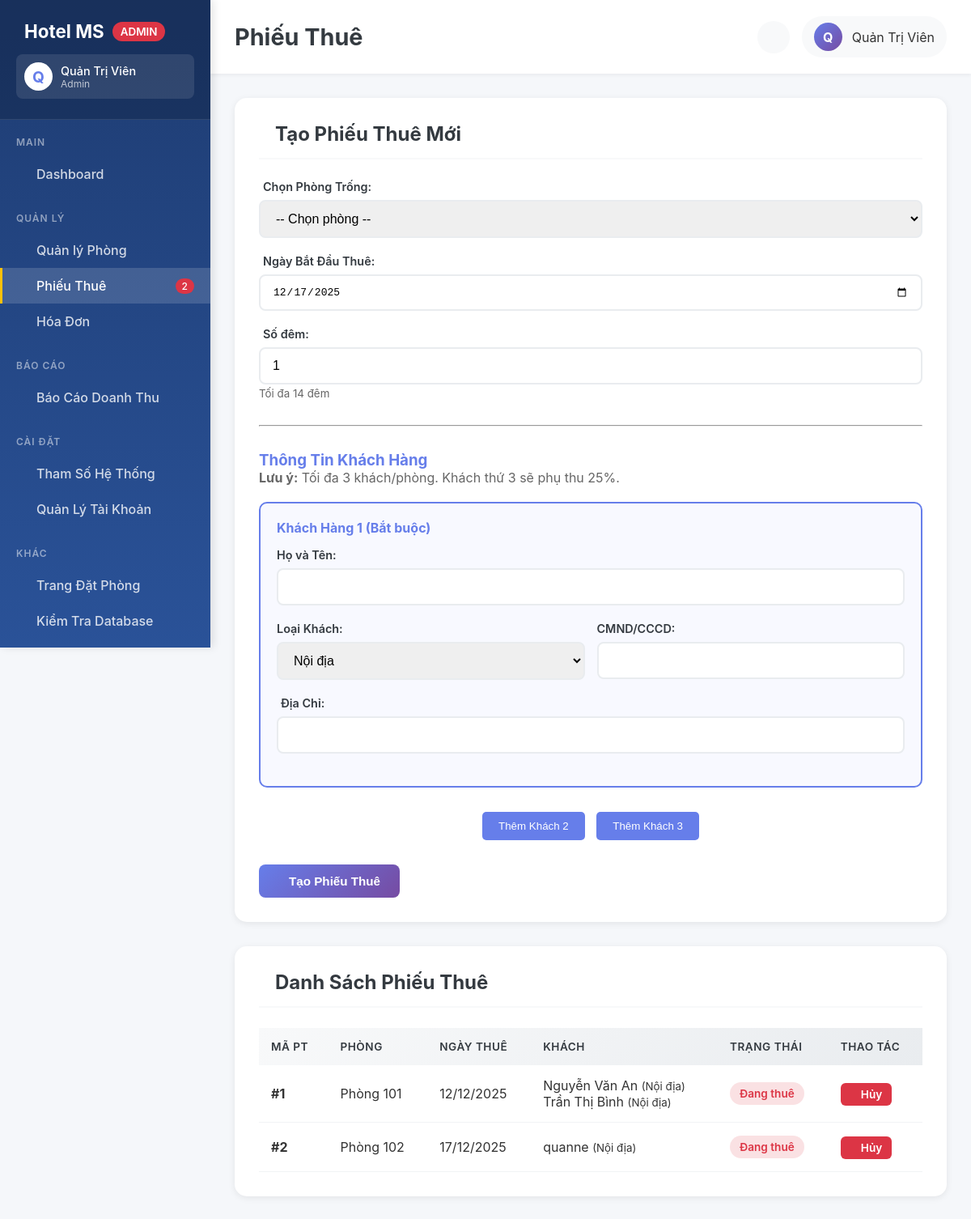
The app's page /admin/phieu-thue.php (signed in), older data.
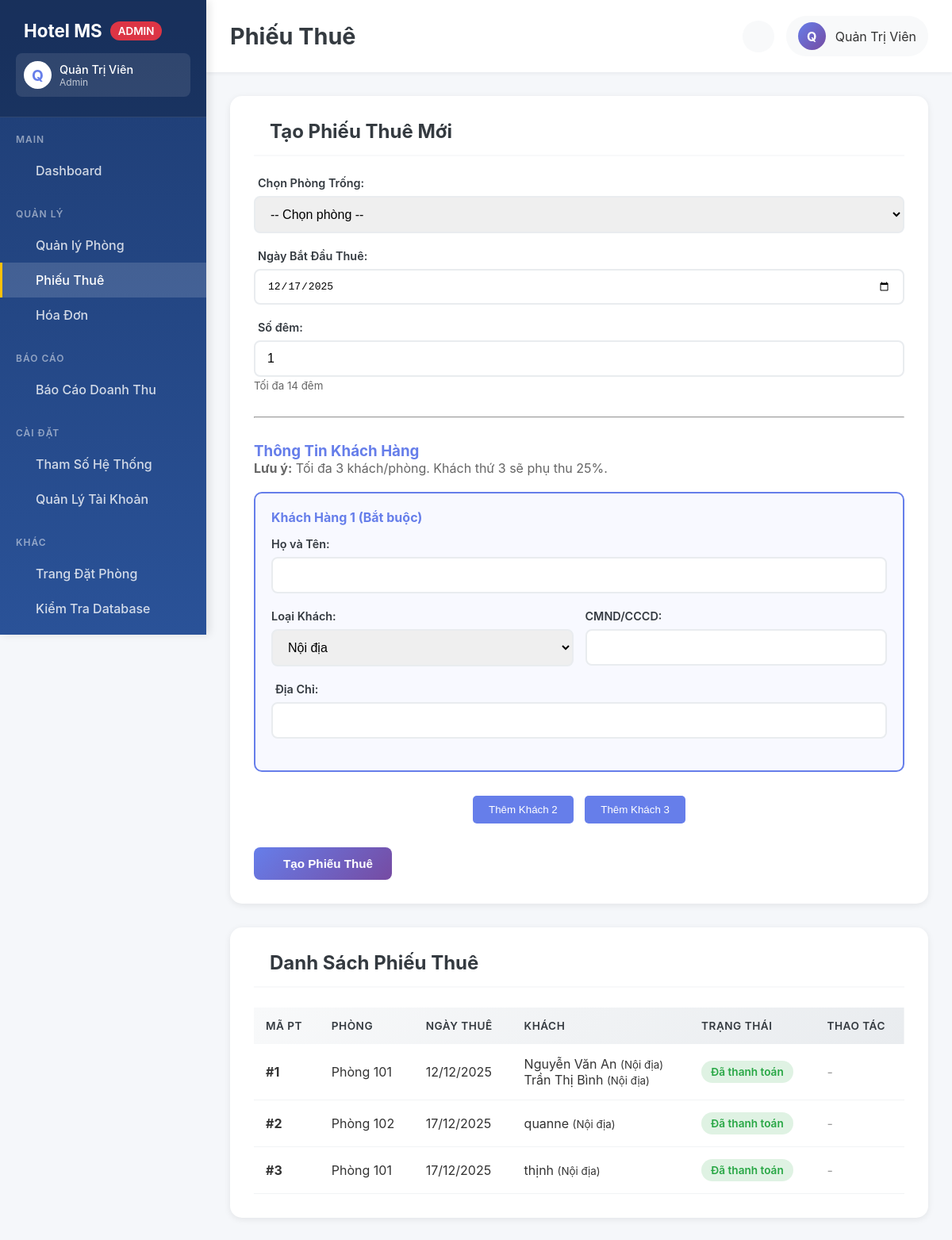
The same page, newer data.
### tables this page shows
CREATE TABLE PHIEUTHUE (
MaPhieuThue INTEGER PRIMARY KEY AUTOINCREMENT,
MaPhong INTEGER NOT NULL,
MaKhachHangUser INTEGER,
NgayBatDauThue DATE NOT NULL DEFAULT (date('now')),
SoDem INTEGER NOT NULL DEFAULT 1 CHECK(SoDem BETWEEN 1 AND 14),
TinhTrangPhieu TEXT DEFAULT 'Đang thuê' CHECK(TinhTrangPhieu IN ('Đang thuê', 'Đã thanh toán', 'Đã hủy')),
FOREIGN KEY (MaPhong) REFERENCES PHONG(MaPhong) ON DELETE RESTRICT ON UPDATE CASCADE,
FOREIGN KEY (MaKhachHangUser) REFERENCES KHACHHANG_USERS(MaKhachHangUser) ON DELETE SET NULL ON UPDATE CASCADE
);

CREATE TABLE PHONG (
MaPhong INTEGER PRIMARY KEY AUTOINCREMENT,
SoPhong TEXT NOT NULL UNIQUE,
MaLoaiPhong INTEGER NOT NULL,
TinhTrang TEXT DEFAULT 'Trống' CHECK(TinhTrang IN ('Trống', 'Đã thuê')),
GhiChu TEXT,
FOREIGN KEY (MaLoaiPhong) REFERENCES LOAIPHONG(MaLoaiPhong) ON DELETE RESTRICT ON UPDATE CASCADE
);

CREATE TABLE KHACHHANG (
MaKhachHang INTEGER PRIMARY KEY AUTOINCREMENT,
TenKhach TEXT NOT NULL,
LoaiKhach TEXT NOT NULL CHECK(LoaiKhach IN ('Nội địa', 'Nước ngoài')),
CMND TEXT UNIQUE,
DiaChi TEXT
);

### controllers/PhongController.php (called while the page is built, shortened)
<?php
require_once __DIR__ . '/../config/database.php';
class PhongController {
    private $db;
    public function __construct() {
        $database = new Database();
        $this->db = $database->connect();
    }
public function traCuuPhong($loaiPhong = null, $tinhTrang = null) {
    $sql = "SELECT P.*, L.TenLoai, L.DonGiaCoBan
            FROM PHONG P
            JOIN LOAIPHONG L ON P.MaLoaiPhong = L.MaLoaiPhong
            WHERE 1=1";
    $params = [];
    if ($tinhTrang !== null && $tinhTrang !== '') {
        $sql .= " AND P.TinhTrang = ?";
        $params[] = $tinhTrang;
    }
    $stmt = $this->db->prepare($sql);
    $stmt->execute($params);
    return $stmt->fetchAll();
}
}
?>

### config/database.php (called while the page is built, shortened)
<?php
class Database {
    private $db_file;
    private $conn;
    public function __construct() {
        $this->db_file = __DIR__ . '/../database/hotel.db';
    }
    public function connect() {
        try {
            $db_dir = dirname($this->db_file);
            $this->conn = new PDO('sqlite:' . $this->db_file);
            $this->conn->setAttribute(PDO::ATTR_ERRMODE, PDO::ERRMODE_EXCEPTION);
            $this->conn->setAttribute(PDO::ATTR_DEFAULT_FETCH_MODE, PDO::FETCH_ASSOC);
            $this->conn->exec('PRAGMA foreign_keys = ON');
            $this->conn->exec('PRAGMA journal_mode = WAL');
            $this->conn->exec('PRAGMA synchronous = NORMAL');
        } catch(PDOException $e) {
            die("Connection Error: " . $e->getMessage());
        }
        return $this->conn;
    }
    public function __destruct() {
        $this->conn = null;
    }
}
?>

### controllers/PhieuThueController.php (called while the page is built, shortened)
<?php
require_once __DIR__ . '/../config/database.php';
class PhieuThueController {
private $db;
public function __construct() {
$this->database = new Database();
$this->db = $this->database->connect();
}
public function getPhieuThue($tinhTrang = null) {
$sql = "SELECT PT.*, P.SoPhong
FROM PHIEUTHUE PT
JOIN PHONG P ON PT.MaPhong = P.MaPhong";
if ($tinhTrang) {
$sql .= " WHERE PT.TinhTrangPhieu = ?";
$stmt = $this->db->prepare($sql);
$stmt->execute([$tinhTrang]);
} else {
$stmt = $this->db->query($sql);
}
return $stmt->fetchAll();
}
public function getChiTietKhach($maPhieuThue) {
$stmt = $this->db->prepare("SELECT K.* FROM KHACHHANG K
JOIN CHITIET_THUE CT ON K.MaKhachHang = CT.MaKhachHang
WHERE CT.MaPhieuThue = ?");
$stmt->execute([$maPhieuThue]);
return $stmt->fetchAll();
}
}
?>

### admin/phieu-thue.php (the view, shortened to what the changed rows need)
<?php
require_once __DIR__ . '/../controllers/PhieuThueController.php';
require_once __DIR__ . '/../controllers/PhongController.php';
require_once __DIR__ . '/../config/database.php';
$phieuThueCtrl = new PhieuThueController();
$controller = new PhongController();
$phieuThues = $phieuThueCtrl->getPhieuThue();
$phongDaThue = count($controller->traCuuPhong(null, 'Đã thuê'));
?>
<!DOCTYPE html>
<html lang="vi">
<head>
<link rel="stylesheet" href="../assets/css/admin.css">
</head>
<body>
<?php include 'includes/sidebar.php'; ?>
<div class="admin-content">
<?php include 'includes/header.php'; ?>
<main class="main-container">
<div class="content-section">
<div class="section-header">
<h2 class="section-title">
<i class="ph ph-plus-circle"></i> Tạo Phiếu Thuê Mới
</h2>
</div>
</div>
<div class="content-section">
<div class="section-header">
<h2 class="section-title">
<i class="ph ph-list-bullets"></i> Danh Sách Phiếu Thuê
</h2>
</div>
<table class="data-table">
<thead>
<tr>
<th>Mã PT</th>
<th>Phòng</th>
<th>Ngày Thuê</th>
<th>Khách</th>
<th>Trạng Thái</th>
<th>Thao Tác</th>
</tr>
</thead>
<tbody>
<?php foreach ($phieuThues as $pt):
$khachs = $phieuThueCtrl->getChiTietKhach($pt['MaPhieuThue']);
?>
<tr>
<td><strong>#<?= $pt['MaPhieuThue'] ?></strong></td>
<td>Phòng <?= htmlspecialchars($pt['SoPhong']) ?></td>
<td><?= date('d/m/Y', strtotime($pt['NgayBatDauThue'])) ?></td>
<td>
<?php foreach ($khachs as $k): ?>
<div><i class="ph ph-user"></i> <?= htmlspecialchars($k['TenKhach']) ?>
<small>(<?= htmlspecialchars($k['LoaiKhach']) ?>)</small>
</div>
<?php endforeach; ?>
</td>
<td>
<span class="status-badge <?= $pt['TinhTrangPhieu'] === 'Đang thuê' ? 'occupied' : 'available' ?>">
<?= htmlspecialchars($pt['TinhTrangPhieu']) ?>
</span>
</td>
<td>
<?php if ($pt['TinhTrangPhieu'] === 'Đang thuê'): ?>
<a href="?action=cancel&id=<?= $pt['MaPhieuThue'] ?>"
class="btn btn-sm btn-danger"
onclick="return confirm('Xác nhận hủy phiếu thuê?')">
<i class="ph ph-x-circle"></i> Hủy
</a>
<?php else: ?>
<span style="color: #999;">-</span>
<?php endif; ?>
</td>
</tr>
<?php endforeach; ?>
</tbody>
</table>
</div>
</main>
</div>
</body>
</html>

### admin/includes/sidebar.php (shortened to what the changed rows need)
<?php
$current_page = basename($_SERVER['PHP_SELF']);
?>
<aside class="admin-sidebar">
    <div class="sidebar-header">
        <h1>
            <i class="ph-fill ph-buildings"></i> Hotel MS
            <span class="badge">ADMIN</span>
        </h1>
    </div>
    <nav class="sidebar-nav">
        <div class="nav-section">
            <a href="phieu-thue.php" class="nav-link <?= $current_page === 'phieu-thue.php' ? 'active' : '' ?>">
                <span>Phiếu Thuê</span>
                <?php
                if (isset($phongDaThue) && $phongDaThue > 0):
                ?>
                <span class="badge"><?= $phongDaThue ?></span>
                <?php endif; ?>
            </a>
        </div>
    </nav>
</aside>

Row changes from the older to the newer data that the page shows:
changed phieuthue id 1: TinhTrangPhieu "Đang thuê" → "Đã thanh toán"; TinhTrangPhieu "Hủy" → "-"
changed phieuthue id 2: TinhTrangPhieu "Đang thuê" → "Đã thanh toán"; TinhTrangPhieu "Hủy" → "-"
added phieuthue: MaPhieuThue "3", MaPhong.SoPhong "101", NgayBatDauThue "17/12/2025", TinhTrangPhieu "Đã thanh toán"
added khachhang: TenKhach "thịnh", LoaiKhach "Nội địa", shown under "3"
Text that changed along with them:
$phongDaThue: "2" → (not shown)
